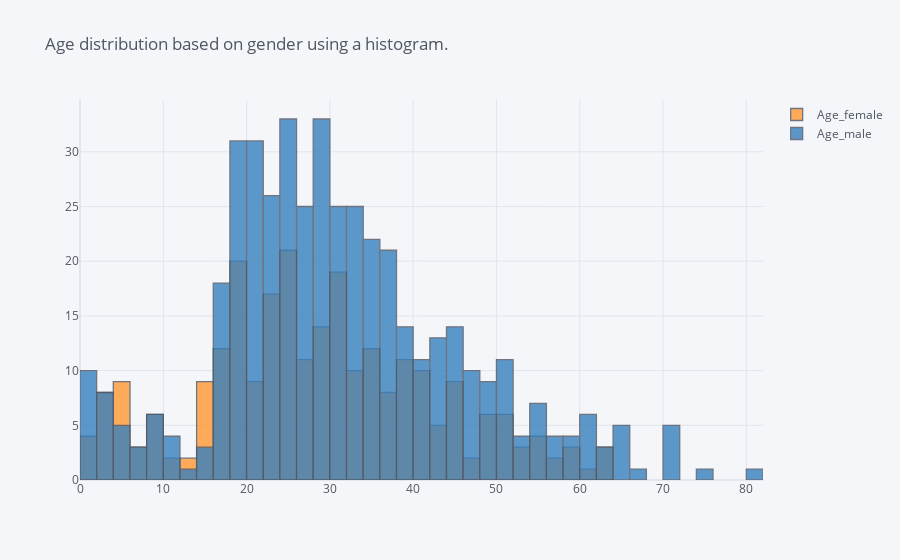

Notebook cell for this chart:
### Markdown cell above
2. Show the age distribution based on gender using a histogram.

### Code cell
df['Age_male'] = df[df['Sex'] == 'male']['Age']
df['Age_female'] = df[df['Sex'] == 'female']['Age']
dff = df[['Age_female', 'Age_male']]
dff.iplot(kind = 'histogram',title='Age distribution based on gender using a histogram.')

### Figure 1 — Plotly figure (JSON) as saved in the notebook; plotly's stock layout.template omitted (floating-point values rounded to 4 significant figures; data arrays with more than 128 entries replaced by an {"elided": "..."} marker saying what was removed)
{"data": [{"histfunc": "count", "histnorm": "", "marker": {"color": "rgba(255, 153, 51, 1.0)", "line": {"color": "#4D5663", "width": 1.3}}, "name": "Age_female", "opacity": 0.8, "orientation": "v", "type": "histogram", "x": {"elided": "891 float values"}}, {"histfunc": "count", "histnorm": "", "marker": {"color": "rgba(55, 128, 191, 1.0)", "line": {"color": "#4D5663", "width": 1.3}}, "name": "Age_male", "opacity": 0.8, "orientation": "v", "type": "histogram", "x": {"elided": "891 float values"}}], "layout": {"barmode": "overlay", "legend": {"bgcolor": "#F5F6F9", "font": {"color": "#4D5663"}}, "paper_bgcolor": "#F5F6F9", "plot_bgcolor": "#F5F6F9", "title": {"font": {"color": "#4D5663"}, "text": "Age distribution based on gender using a histogram."}, "xaxis": {"gridcolor": "#E1E5ED", "showgrid": true, "tickfont": {"color": "#4D5663"}, "title": {"font": {"color": "#4D5663"}, "text": ""}, "zerolinecolor": "#E1E5ED"}, "yaxis": {"gridcolor": "#E1E5ED", "showgrid": true, "tickfont": {"color": "#4D5663"}, "title": {"font": {"color": "#4D5663"}, "text": ""}, "zerolinecolor": "#E1E5ED"}}}
